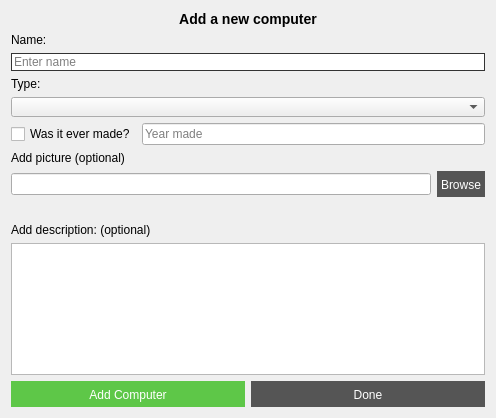
<?xml version="1.0" encoding="UTF-8"?>
<ui version="4.0">
 <class>addComputerWindow</class>
 <widget class="QDialog" name="addComputerWindow">
  <property name="geometry">
   <rect>
    <x>0</x>
    <y>0</y>
    <width>496</width>
    <height>418</height>
   </rect>
  </property>
  <property name="windowTitle">
   <string>Add Computers</string>
  </property>
  <layout class="QVBoxLayout" name="verticalLayout_2">
   <item>
    <widget class="QLabel" name="label_3">
     <property name="text">
      <string>&lt;h3&gt;Add a new computer&lt;/h3&gt;</string>
     </property>
     <property name="alignment">
      <set>Qt::AlignCenter</set>
     </property>
    </widget>
   </item>
   <item>
    <layout class="QVBoxLayout" name="verticalLayout">
     <item>
      <widget class="QLabel" name="label">
       <property name="maximumSize">
        <size>
         <width>16777215</width>
         <height>20</height>
        </size>
       </property>
       <property name="font">
        <font>
         <family>Helvetica</family>
        </font>
       </property>
       <property name="text">
        <string>Name:</string>
       </property>
      </widget>
     </item>
     <item>
      <widget class="QLineEdit" name="input_addcomp_name">
       <property name="maximumSize">
        <size>
         <width>16777215</width>
         <height>20</height>
        </size>
       </property>
       <property name="styleSheet">
        <string notr="true">border: 1px solid #333;</string>
       </property>
       <property name="maxLength">
        <number>50</number>
       </property>
       <property name="placeholderText">
        <string>Enter name</string>
       </property>
      </widget>
     </item>
     <item>
      <widget class="QLabel" name="label_2">
       <property name="font">
        <font>
         <family>Helvetica</family>
        </font>
       </property>
       <property name="text">
        <string>Type:</string>
       </property>
      </widget>
     </item>
     <item>
      <widget class="QComboBox" name="input_addcomp_type">
       <property name="maximumSize">
        <size>
         <width>16777215</width>
         <height>20</height>
        </size>
       </property>
       <property name="cursor">
        <cursorShape>PointingHandCursor</cursorShape>
       </property>
      </widget>
     </item>
    </layout>
   </item>
   <item>
    <layout class="QHBoxLayout" name="horizontalLayout_2">
     <item>
      <widget class="QCheckBox" name="checkbox_addcomp_made">
       <property name="maximumSize">
        <size>
         <width>16777215</width>
         <height>20</height>
        </size>
       </property>
       <property name="font">
        <font>
         <family>Helvetica</family>
        </font>
       </property>
       <property name="text">
        <string>Was it ever made?</string>
       </property>
      </widget>
     </item>
     <item>
      <widget class="QLineEdit" name="input_addcomp_yearmade">
       <property name="styleSheet">
        <string notr="true"/>
       </property>
       <property name="maxLength">
        <number>4</number>
       </property>
       <property name="frame">
        <bool>true</bool>
       </property>
       <property name="placeholderText">
        <string>Year made</string>
       </property>
      </widget>
     </item>
    </layout>
   </item>
   <item>
    <widget class="QLabel" name="label_4">
     <property name="text">
      <string>Add picture (optional)</string>
     </property>
    </widget>
   </item>
   <item>
    <layout class="QHBoxLayout" name="horizontalLayout_3">
     <item>
      <widget class="QLineEdit" name="input_addcomp_image_path"/>
     </item>
     <item>
      <widget class="QPushButton" name="button_addcomp_browse_image">
       <property name="styleSheet">
        <string notr="true">border: 0px solid #333;
padding: 7px 4px 5px 4px;
background-color: #555;
color: #fff;
font: 13pt &quot;Helvetica&quot;;</string>
       </property>
       <property name="text">
        <string>Browse</string>
       </property>
      </widget>
     </item>
    </layout>
   </item>
   <item>
    <widget class="QLabel" name="label_addcomp_status">
     <property name="maximumSize">
      <size>
       <width>16777215</width>
       <height>20</height>
      </size>
     </property>
     <property name="font">
      <font>
       <family>Helvetica</family>
       <weight>75</weight>
       <bold>true</bold>
      </font>
     </property>
     <property name="text">
      <string/>
     </property>
     <property name="alignment">
      <set>Qt::AlignCenter</set>
     </property>
    </widget>
   </item>
   <item>
    <widget class="QLabel" name="label_5">
     <property name="text">
      <string>Add description: (optional)</string>
     </property>
    </widget>
   </item>
   <item>
    <widget class="QPlainTextEdit" name="plainTextEdit"/>
   </item>
   <item>
    <layout class="QHBoxLayout" name="horizontalLayout">
     <item>
      <widget class="QPushButton" name="button_addcomp_add">
       <property name="cursor">
        <cursorShape>PointingHandCursor</cursorShape>
       </property>
       <property name="styleSheet">
        <string notr="true">border: 0px solid #333;
padding: 7px 0 5px 0;
background-color: #5EC748;
color: #fff;
font: 13pt &quot;Helvetica&quot;;</string>
       </property>
       <property name="text">
        <string>Add Computer</string>
       </property>
      </widget>
     </item>
     <item>
      <widget class="QPushButton" name="button_addcomp_done">
       <property name="cursor">
        <cursorShape>PointingHandCursor</cursorShape>
       </property>
       <property name="styleSheet">
        <string notr="true">border: 0px solid #333;
padding: 7px 0 5px 0;
background-color: #555;
color: #fff;
font: 13pt &quot;Helvetica&quot;;</string>
       </property>
       <property name="text">
        <string>Done</string>
       </property>
      </widget>
     </item>
    </layout>
   </item>
  </layout>
 </widget>
 <tabstops>
  <tabstop>input_addcomp_name</tabstop>
  <tabstop>input_addcomp_type</tabstop>
  <tabstop>checkbox_addcomp_made</tabstop>
  <tabstop>input_addcomp_yearmade</tabstop>
  <tabstop>input_addcomp_image_path</tabstop>
  <tabstop>button_addcomp_browse_image</tabstop>
  <tabstop>plainTextEdit</tabstop>
  <tabstop>button_addcomp_add</tabstop>
  <tabstop>button_addcomp_done</tabstop>
 </tabstops>
 <resources/>
 <connections/>
</ui>
